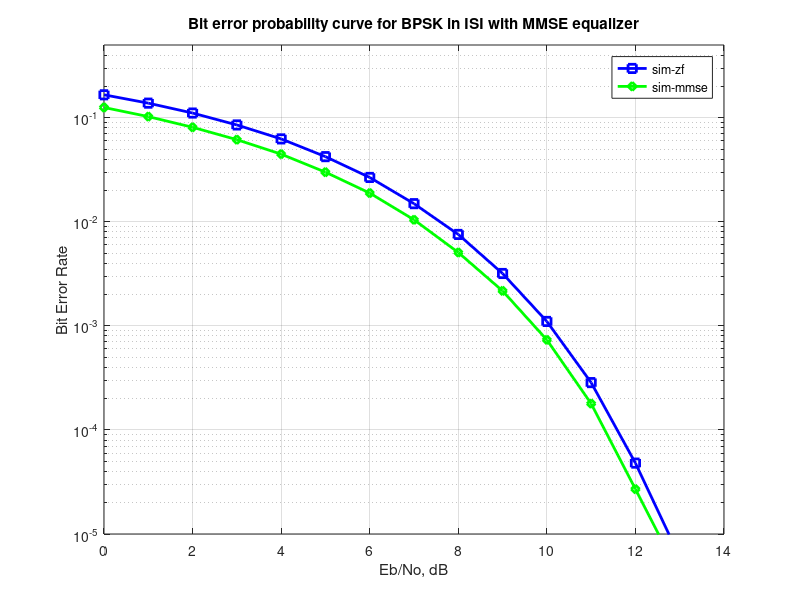

The MATLAB script that drew this image:
%%%%%%%%%%%%%%%%%%%%%%%%%%%%%%%%%%%%%%%%%%%%%%%%%%%%%%%%%%%%
% All rights reserved by Krishna Sankar, http://www.dsplog.com
% The file may not be re-distributed without explicit authorization
% from Krishna Sankar.
% Checked for proper operation with Octave Version 3.0.0
% Author        : Krishna Sankar M 
% Email         : krishna@dsplog.com
% Version       : 1.0
% Date          : 24 January 2010
% %%%%%%%%%%%%%%%%%%%%%%%%%%%%%%%%%%%%%%%%%%%%%%%%%%%%%%%%%

% Script for computing the BER for BPSK modulation in 3 tap ISI 
% channel. Minimum Mean Square Error (MMSE) equalization with 7 tap 
% and the BER computed (and is compared with Zero Forcing equalization)

clear
N  = 10^6; % number of bits or symbols
Eb_N0_dB = [0:15]; % multiple Eb/N0 values
K = 3;

for ii = 1:length(Eb_N0_dB)

   % Transmitter
   ip = rand(1,N)>0.5; % generating 0,1 with equal probability
   s = 2*ip-1; % BPSK modulation 0 -> -1; 1 -> 0 

   % Channel model, multipath channel
   nTap = 3;
   ht = [0.2 0.9 0.3]; 
   L  = length(ht);

   chanOut = conv(s,ht);  
   n = 1/sqrt(2)*[randn(1,N+length(ht)-1) + j*randn(1,N+length(ht)-1)]; % white gaussian noise, 0dB variance 
   
   % Noise addition
   y = chanOut + 10^(-Eb_N0_dB(ii)/20)*n; % additive white gaussian noise

   
   % zero forcing equalization
   hM = toeplitz([ht([2:end]) zeros(1,2*K+1-L+1)], [ ht([2:-1:1]) zeros(1,2*K+1-L+1) ]);
   d  = zeros(1,2*K+1);
   d(K+1) = 1;
   c_zf  = [inv(hM)*d.'].';
   yFilt_zf = conv(y,c_zf);
   yFilt_zf = yFilt_zf(K+2:end); 
   yFilt_zf = conv(yFilt_zf,ones(1,1)); % convolution
   ySamp_zf = yFilt_zf(1:1:N);  % sampling at time T
 
   % mmse equalization
   hAutoCorr = conv(ht,fliplr(ht));
   hM = toeplitz([hAutoCorr([3:end]) zeros(1,2*K+1-L)], [ hAutoCorr([3:end]) zeros(1,2*K+1-L) ]);
   hM = hM + 1/2*10^(-Eb_N0_dB(ii)/10)*eye(2*K+1);
   d  = zeros(1,2*K+1);
   d([-1:1]+K+1) = fliplr(ht);
   c_mmse  = [inv(hM)*d.'].';
   yFilt_mmse = conv(y,c_mmse);
   yFilt_mmse = yFilt_mmse(K+2:end); 
   yFilt_mmse = conv(yFilt_mmse,ones(1,1)); % convolution
   ySamp_mmse = yFilt_mmse(1:1:N);  % sampling at time T
  
   % receiver - hard decision decoding
   ipHat_zf = real(ySamp_zf)>0;
   ipHat_mmse = real(ySamp_mmse)>0;

   % counting the errors
   nErr_zf(1,ii) = size(find([ip- ipHat_zf]),2);
   nErr_mmse(1,ii) = size(find([ip- ipHat_mmse]),2);

   

end

simBer_zf = nErr_zf/N; % simulated ber
simBer_mmse = nErr_mmse/N; % simulated ber
theoryBer = 0.5*erfc(sqrt(10.^(Eb_N0_dB/10))); % theoretical ber

% plot
close all
figure
semilogy(Eb_N0_dB,simBer_zf(1,:),'bs-','Linewidth',2);
hold on
semilogy(Eb_N0_dB,simBer_mmse(1,:),'gd-','Linewidth',2);
axis([0 14 10^-5 0.5])
grid on
legend('sim-zf', 'sim-mmse');
xlabel('Eb/No, dB');
ylabel('Bit Error Rate');
title('Bit error probability curve for BPSK in ISI with MMSE equalizer');






